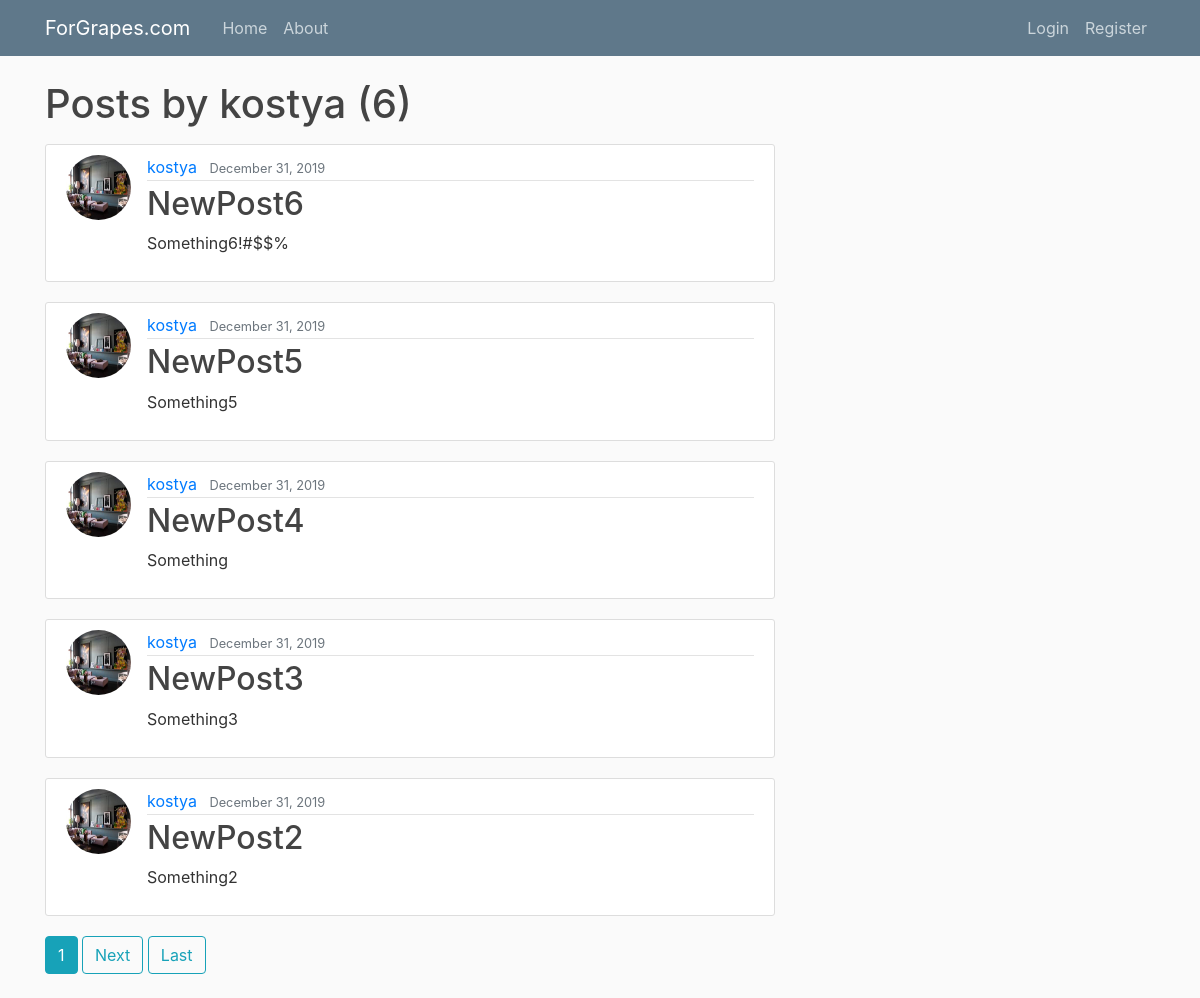
Page /user/kostya on the committed database.
### blog/models.py (models this page shows, shortened)
class Post(models.Model):
    title = models.CharField(max_length=100)
    content = models.TextField()
    date_posted = models.DateTimeField(default=timezone.now)
    author = models.ForeignKey(User, on_delete=models.CASCADE)

### users/models.py (models this page shows, shortened)
class Profile(models.Model):
    user = models.OneToOneField(User, on_delete=models.CASCADE)
    image = models.ImageField(default='default.jpg', upload_to='profile_pics')

### blog/views.py (the view)
# urls.py: path('user/<str:username>', UserPostListView.as_view(), name='user-posts'),
class UserPostListView(ListView):
    model = Post
    template_name = 'blog/user_posts.html'
    context_object_name = 'posts'
    paginate_by = 5
    def get_queryset(self):
        user = get_object_or_404(User, username=self.kwargs.get('username'))
        return Post.objects.filter(author=user).order_by('-date_posted')

### blog/templates/blog/user_posts.html (shortened to what this page needs)
{% extends "blog/base.html" %}
{% block content%}
    <h1 class="mb-3">Posts by {{ view.kwargs.username }} ({{ page_obj.paginator.count }})</h1>
    {% for post in posts %}
    <article class="media content-section">
      <img src="{{ post.author.profile.image.url }}" alt="" class="rounded-circle article-img">
        <div class="media-body">
          <div class="article-metadata">
            <a class="mr-2" href="{% url 'user-posts' post.author.username %}">{{ post.author }}</a>
            <small class="text-muted">{{ post.date_posted|date:"F d, Y" }}</small>
          </div>
          <h2><a class="article-title" href="{% url 'post-detail' post.id %}">{{ post.title }}</a></h2>
          <p class="article-content">{{ post.content }}</p>
        </div>
      </article>
    {% endfor %}
    {% if is_paginated %}
      {% for num in page_obj.paginator.page_range %}
        {% if page_obj.number == num %}
            <a class="btn btn-info mb-4" href="?page={{ num }}" class="">{{ num }}</a>
        {% elif num > page_obj.number|add:'-3' and num < page_obj.number|add:'-3' %}
            <a class="btn btn-outline-info mb-4" href="?page={{ num }}" class="">{{ num }}</a>
        {% endif %}
      {% endfor %}
      {% if page_obj.has_next %}
        <a class="btn btn-outline-info mb-4" href="?page={{ page_obj.next_page_number }}" class="">Next</a>
        <a class="btn btn-outline-info mb-4" href="?page={{ page_obj.paginator.num_pages }}" class="">Last</a>
      {% endif %}
    {% endif %}
{% endblock content %}

### blog/static/blog/main.css (style rules this page uses)
body { background: #fafafa; color: #333333; margin-top: 5rem; }
h1, h2, h3, h4, h5, h6 { color: #444444; }
.content-section { background: #ffffff; padding: 10px 20px; border: 1px solid #dddddd; border-radius: 3px; margin-bottom: 20px; }
.article-title { color: #444444; }
.article-content { white-space: pre-line; }
.article-img { height: 65px; width: 65px; margin-right: 16px; }
.article-metadata { padding-bottom: 1px; margin-bottom: 4px; border-bottom: 1px solid #e3e3e3 }

### rows in the picture
Post: author.profile.image (picture), author "kostya", date_posted "December 31, 2019", title "NewPost6", content "Something6!#$$%"
Post: author.profile.image (picture), author "kostya", date_posted "December 31, 2019", title "NewPost5", content "Something5"
Post: author.profile.image (picture), author "kostya", date_posted "December 31, 2019", title "NewPost4", content "Something"
Post: author.profile.image (picture), author "kostya", date_posted "December 31, 2019", title "NewPost3", content "Something3"
Post: author.profile.image (picture), author "kostya", date_posted "December 31, 2019", title "NewPost2", content "Something2"

### other values in the picture
{{ view.kwargs.username }} "kostya"
{{ page_obj.paginator.count }} "6"
{{ num }} "1"
